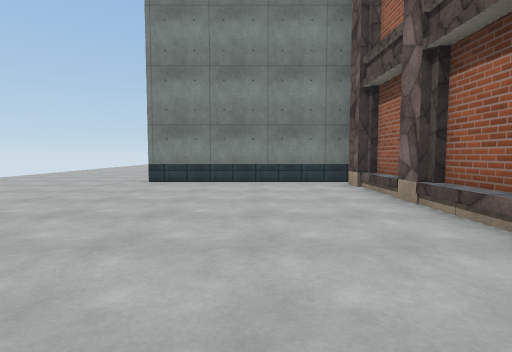
view 1 (above)

17 first-person views from a walk through a Unity game level. The camera is 1.2 m above the floor, tilts 4° down and sees 80° across. The floor is counted in squares, 2 m on a side. Each view is taken from the middle of a square. On the plan, view 1 faces up. The plan holds only what a view shows up to about 9 squares ahead; the rest is blank. The place goes on beyond the plan. The player is left out. Surface patterns are stand-ins for the level's own textures.

view 2
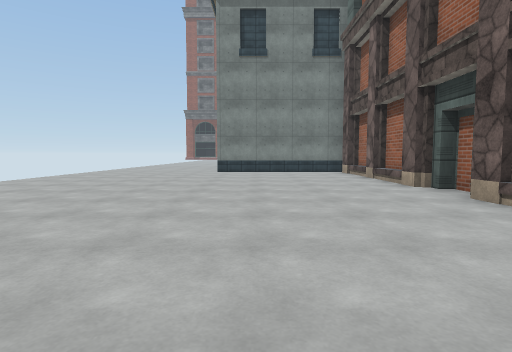

view 3
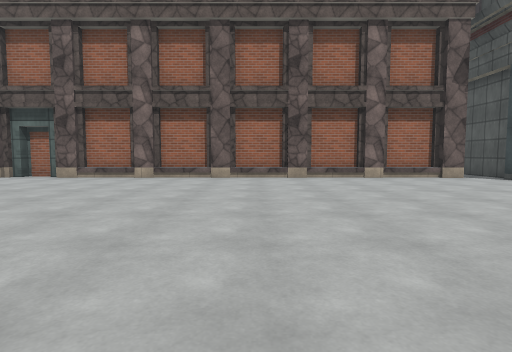

view 4
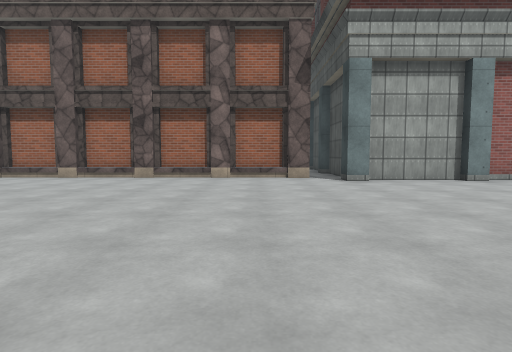

view 5
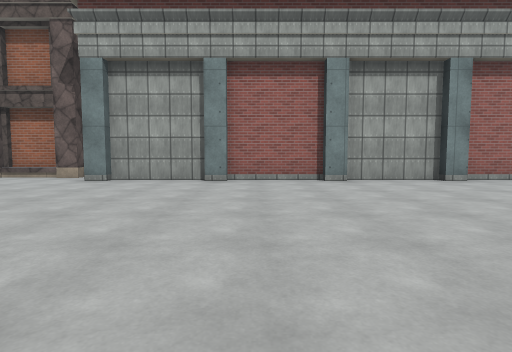

view 6
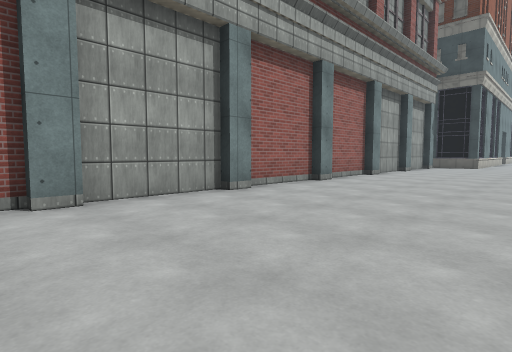

view 7
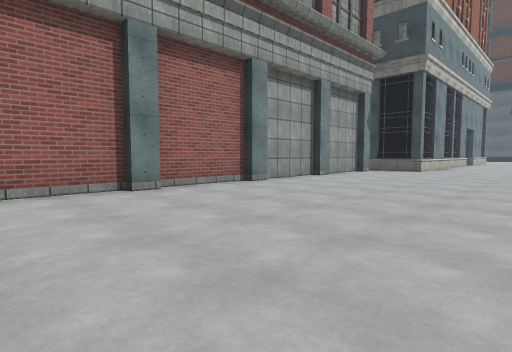

view 8
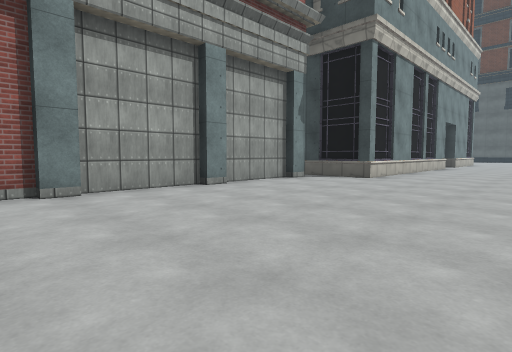

view 9
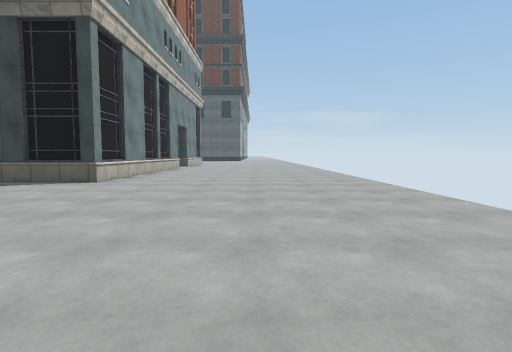

view 10
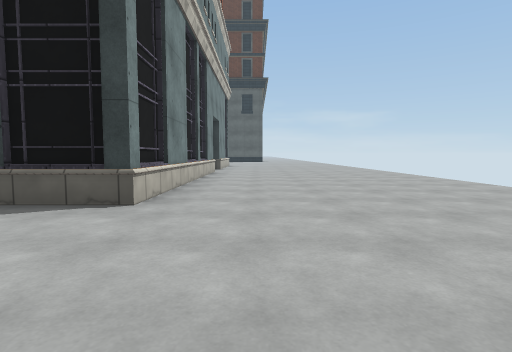

view 11
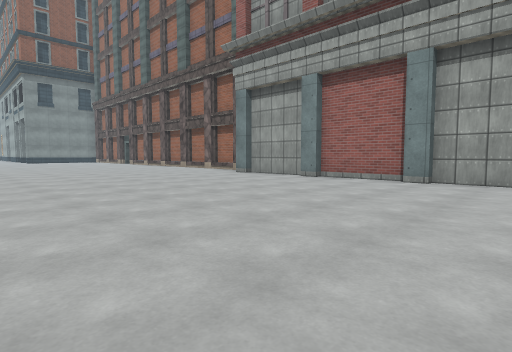

view 12
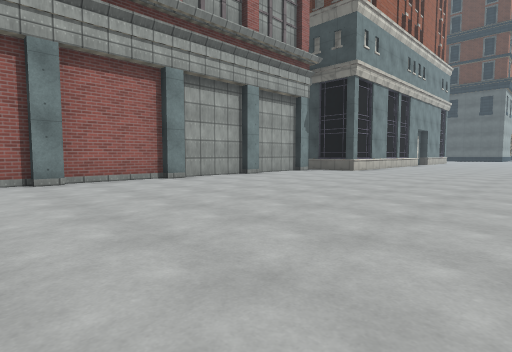

view 13
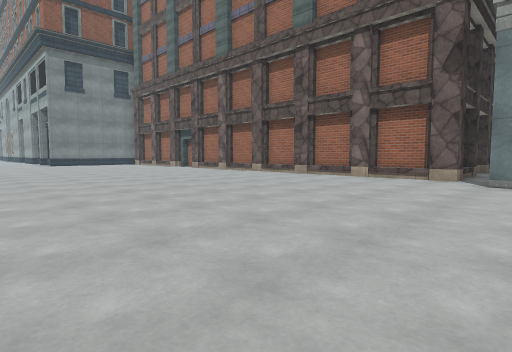

view 14
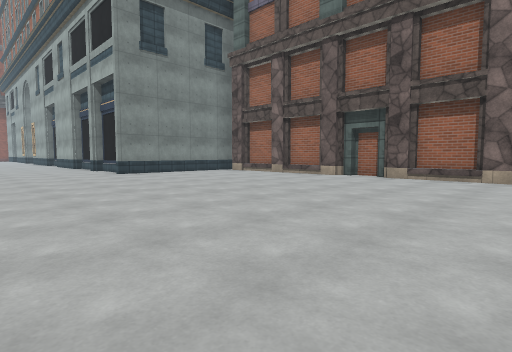

view 15
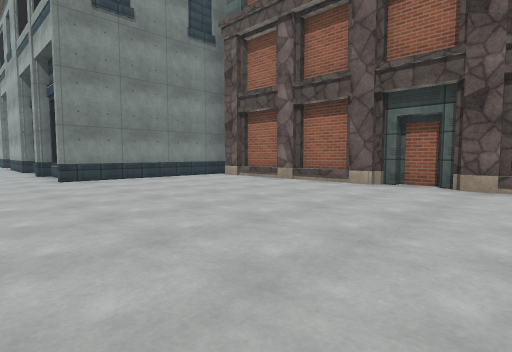

view 16
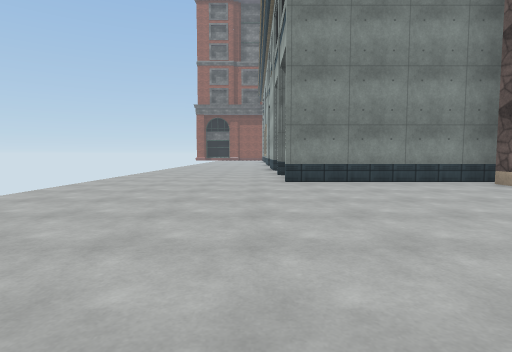

view 17
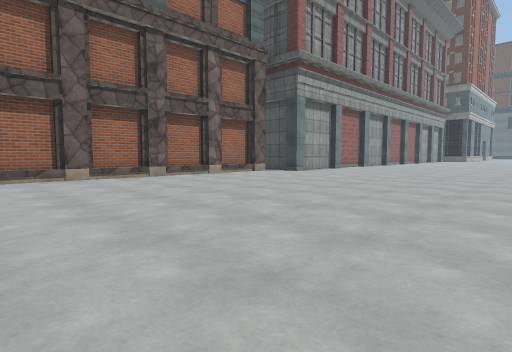

### Floor plan
Points are (right, up) in squares from view 1. A wall is a line through its corners. A room is listed if a view was taken in it or the views show most of it. See-through windows are left out.
Room 1 (views 1, 2, 3, 4, 5, 6, 7, 8, 9, 10, 11, 12, 13, 14, 15, 16, 17)
walls: (0.9, -14.4) (0.9, -13.8); (0.9, -11.6) (0.9, -11.1) (1.5, -11.1); (1.2, -13.9) (1.2, -11.5); (1.2, -16.6) (1.2, -14.2); (2, -10.4) (2, -9.5); (0.9, -17.1) (0.9, -16.5); (2.2, -9.9) (2.2, -8.2); (2, -8.5) (2, -7.5); (2.2, -7.9) (2.2, -6.2); (1.2, -19.4) (1.2, -17); (0.9, -19.9) (0.9, -19.2); (2, -6.5) (2, -5.5); (2.2, -5.9) (2.2, -4.2); (2, -4.5) (2, -3.5); (1.2, -22.1) (1.2, -20); (0.9, -22.6) (0.9, -22); (2.2, -3.9) (2.2, -2.2); (2, -2.5) (2, -1.5); (2.2, -1.9) (2.2, -0.2); (1.2, -24.9) (1.2, -22.6); (0.9, -25.4) (0.9, -24.8); (2, -0.5) (2, 0.2); (2.2, 0.1) (2.2, 0.6); (2.5, 0.5) (2.5, 1.4); (2.2, 1.2) (2.2, 1.8); (1.2, -27.6) (1.2, -25.4); (2, 1.6) (2, 2.5); (0.9, -28.1) (0.9, -27.5); (2.2, 2.1) (2.2, 3.8); (2, 3.5) (2, 4.5); (1.2, -30.4) (1.2, -28.2); (2.2, 4.2) (2.2, 5.8); (0.9, -30.9) (0.9, -30.2); (-0.1, -31.8) (1.1, -31.8); (2, 5.5) (2, 6.2); (2.2, 6.7) (-2.4, 6.7); (-0.5, -34.5) (-0.5, -31.6) (1.6, -31.6)

Positions as (right, up) in squares from view 1, and headings:
1: (0, 0), facing up
2: (-1, -4), facing up
3: (-6, -5), facing right
4: (-6, -9), facing right
5: (-6, -15), facing right
6: (-3, -16), facing down-right
7: (-4, -20), facing down-right
8: (-4, -24), facing down-right
9: (-4, -25), facing down
10: (-2, -28), facing down
11: (-6, -19), facing up-right
12: (-6, -21), facing down-right
13: (-6, -12), facing up-right
14: (-6, -3), facing up-right
15: (-4, -1), facing up-right
16: (-3, 0), facing up
17: (-6, -2), facing down-right
